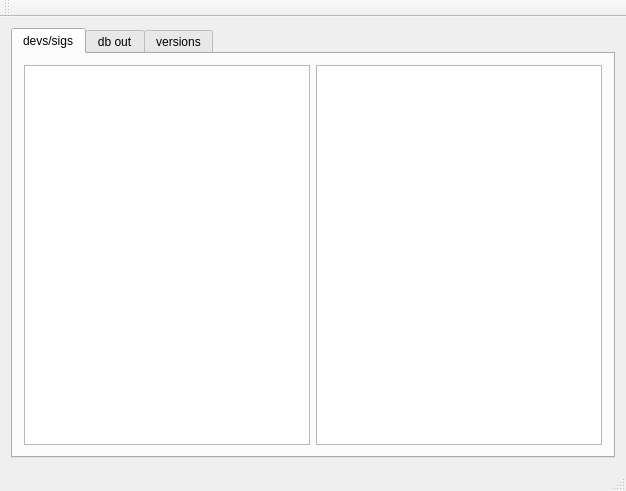
<?xml version="1.0" encoding="UTF-8"?>
<ui version="4.0">
 <class>MainWindow</class>
 <widget class="QMainWindow" name="MainWindow">
  <property name="geometry">
   <rect>
    <x>0</x>
    <y>0</y>
    <width>626</width>
    <height>491</height>
   </rect>
  </property>
  <property name="windowTitle">
   <string>MainWindow</string>
  </property>
  <widget class="QWidget" name="centralWidget">
   <layout class="QGridLayout" name="gridLayout_2">
    <item row="0" column="0">
     <layout class="QGridLayout" name="gridLayout">
      <item row="0" column="0">
       <widget class="QTabWidget" name="tabMaps">
        <property name="currentIndex">
         <number>0</number>
        </property>
        <widget class="QWidget" name="tabDevs">
         <attribute name="title">
          <string>devs/sigs</string>
         </attribute>
         <layout class="QGridLayout" name="gridLayout_3">
          <item row="0" column="0">
           <layout class="QHBoxLayout" name="horizontalLayout">
            <item>
             <widget class="QTableView" name="tableViewDevsSigs"/>
            </item>
            <item>
             <widget class="QTreeView" name="treeView"/>
            </item>
           </layout>
          </item>
         </layout>
        </widget>
        <widget class="QWidget" name="tabDB">
         <attribute name="title">
          <string>db out</string>
         </attribute>
        </widget>
        <widget class="QWidget" name="tabVersions">
         <attribute name="title">
          <string>versions</string>
         </attribute>
        </widget>
       </widget>
      </item>
     </layout>
    </item>
   </layout>
  </widget>
  <widget class="QMenuBar" name="menuBar">
   <property name="geometry">
    <rect>
     <x>0</x>
     <y>0</y>
     <width>626</width>
     <height>22</height>
    </rect>
   </property>
  </widget>
  <widget class="QToolBar" name="mainToolBar">
   <attribute name="toolBarArea">
    <enum>TopToolBarArea</enum>
   </attribute>
   <attribute name="toolBarBreak">
    <bool>false</bool>
   </attribute>
  </widget>
  <widget class="QStatusBar" name="statusBar"/>
 </widget>
 <layoutdefault spacing="6" margin="11"/>
 <resources/>
 <connections/>
</ui>
